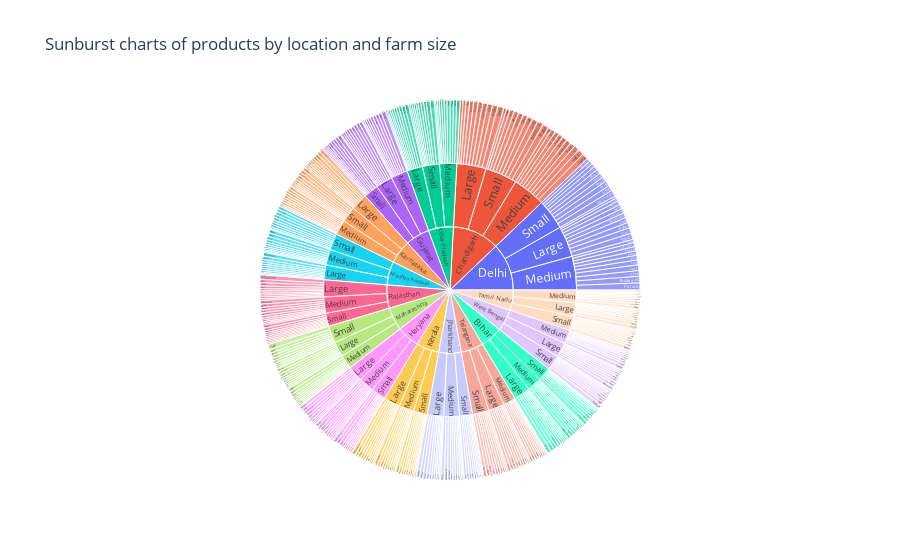

The notebook cell this image was saved under:
### Code cell
product_by_size_loc = cat_f.groupby(["Location", "Farm Size", "Product Name"]).size().reset_index(name="Count")
fig1 = px.sunburst(product_by_size_loc,
                    path=["Location", "Farm Size", "Product Name"],
                    values="Count",
                    title="Sunburst charts of products by location and farm size"
                    )
fig1.show()

### Figure 1 — Plotly figure (JSON) as saved in the notebook; plotly's stock layout.template omitted (floating-point values rounded to 4 significant figures; data arrays with more than 128 entries replaced by an {"elided": "..."} marker saying what was removed)
{"data": [{"branchvalues": "total", "domain": {"x": [0, 1], "y": [0, 1]}, "hovertemplate": "labels=%{label}<br>Count=%{value}<br>parent=%{parent}<br>id=%{id}<extra></extra>", "ids": {"elided": "510 str values"}, "labels": {"elided": "510 str values"}, "name": "", "parents": {"elided": "510 str values"}, "type": "sunburst", "values": {"elided": "510 float values"}}], "layout": {"legend": {"tracegroupgap": 0}, "title": {"text": "Sunburst charts of products by location and farm size"}}}
